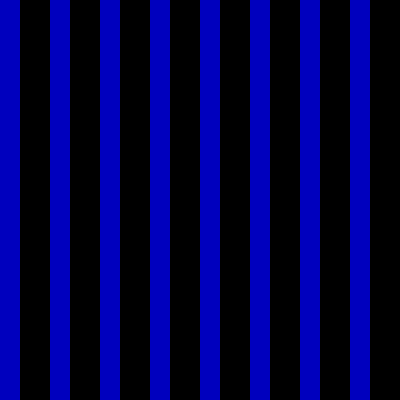
Frame 1 (no input)
Frame 60 (the mouse pressed at the canvas centre just before this capture): identical to frame 1, image omitted
Frame 120 (the mouse held since frame 60 and released just before this capture): identical to frame 1, image omitted

The Processing sketch that drew this single still picture (run headless with seeded random() and noise(); from frame 60 on, the mouse is pressed at the canvas centre):

// Processing sketch: processing_49074
// ── processing_49074.pde


float myFloat = 50;

Stripe [] myStripe = new Stripe [9];

void setup () {
  
  size (400,400);
  smooth ();
  noStroke();
  
  
  for (int i=0; i<myStripe.length; i++) {
    myStripe[i] = new Stripe (i*50,40,20); // change number to i times the size gap wanted to stop stripes beeing over top eachother
    
  }
  
  
  
}

void draw () {
  
  background (0);
  
  for (int i=0; i<myStripe.length; i++) {
    
    myStripe[i].drawStripe ();
    
  }
}

class Stripe {
 
 float x;
 float y;
 float stripeSize;

Stripe (float xpos, float ypos, float sSize) {
 
 x = xpos;
 y = ypos;
stripeSize = sSize;


 
}
  
  void drawStripe () {
    fill (0,0,190);
    rect (x,0,stripeSize,height);
  }
}
